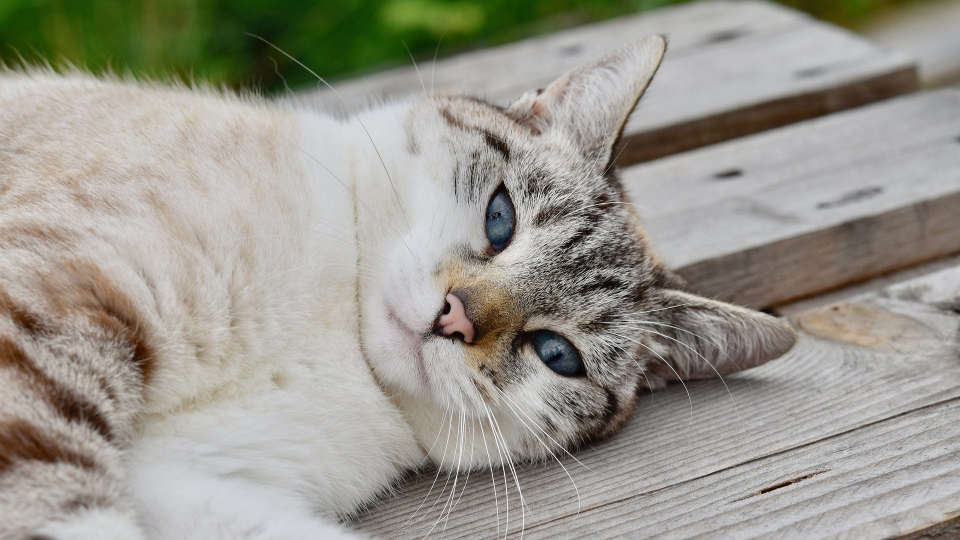
#> input picture cat-4446094_1920-e1573570633979.jpg, 1920 x 1080 px (shown at 1/2 size)
$ python knn.py --dataset .
#> lines starting #> are read from the running program, lines starting #| are printed output that depends on the picture
### pyimagesearch/datasets/SimpleDatasetLoader.py
# -*- coding: utf-8 -*-
"""
Created on Wed Jan  8 10:41:00 2020

@author: Porto
"""


# import the necessary packages
import numpy as np
import cv2
import os

class SimpleDatasetLoader:
    def __init__(self, preprocessors=None):
        # store the image preprocessor

        #print('preprocessors: '+str(preprocessors))
        self.preprocessors = preprocessors

        # if the preprocessors are None, initialize them as an
        # empty list
        if self.preprocessors is None:
            self.preprocessors = []

    def load(self, imagePaths, verbose=-1):
        # initialize the list of features and labels
#> called with verbose = 500
        data = []
        labels = []

        # loop over the input images
        for (i, imagePath) in enumerate(imagePaths):
            # load the image and extract the class label assuming
            # that our path has the following format:
            # /path/to/dataset/{class}/{image}.jpg
            image = cv2.imread(imagePath)
#> image is the input picture: shape (1080, 1920, 3); mean B, G, R 142.6, 151.8, 154.3
            label = imagePath.split(os.path.sep)[-2]

            # check to see if our preprocessors are not None
            if self.preprocessors is not None:
                # loop over the preprocessors and apply each to
                # the image
                #print('self.preprocessors: '+str(self.preprocessors))
                for p in self.preprocessors:
                    #print('p: '+str(p))
                    image = p.preprocess(image)
#> this loop made 1 pass
#> pass 1, in load, `image = p.preprocess(image)`:
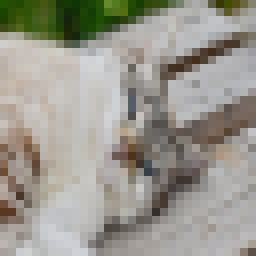
#> image: shape (32, 32, 3) (shown 8 times larger); mean B, G, R 142.5, 151.8, 154.3

            # treat our processed image as a "feature vector"
            # by updating the data list followed by the labels
            data.append(image)
            labels.append(label)

            # show an update every ‘verbose‘ images
            if verbose > 0 and i > 0 and (i + 1) % verbose == 0:
                print("[INFO] processed {}/{}".format(i + 1,len(imagePaths)))

        # return a tuple of the data and labels
        return (np.array(data), np.array(labels))

### pyimagesearch/preprocessing/SimplePreprocessor.py
# -*- coding: utf-8 -*-
"""
Created on Wed Jan  8 10:33:55 2020

@author: Porto
"""


# import the necessary packages
import cv2

class SimplePreprocessor:
    def __init__(self, width, height, inter=cv2.INTER_AREA):
        # store the target image width, height, and interpolation
        # method used when resizing
        self.width = width
        self.height = height
        self.inter = inter

    def preprocess(self, image):
        # resize the image to a fixed size, ignoring the aspect
        # ratio
        return cv2.resize(image, (self.width, self.height),interpolation=self.inter)

### knn.py
# -*- coding: utf-8 -*-
"""
Created on Wed Jan  8 10:58:18 2020

@author: Porto
"""


# import the necessary packages
from sklearn.neighbors import KNeighborsClassifier
from sklearn.preprocessing import LabelEncoder
from sklearn.model_selection import train_test_split
from sklearn.metrics import classification_report
from pyimagesearch.preprocessing import SimplePreprocessor
from pyimagesearch.datasets import SimpleDatasetLoader
from imutils import paths
import argparse

# construct the argument parse and parse the arguments
ap = argparse.ArgumentParser()
ap.add_argument("-d", "--dataset", required=True,
help="path to input dataset")
ap.add_argument("-k", "--neighbors", type=int, default=1,
help="# of nearest neighbors for classification")
ap.add_argument("-j", "--jobs", type=int, default=-1,
help="# of jobs for k-NN distance (-1 uses all available cores)")
args = vars(ap.parse_args())

# grab the list of images that we’ll be describing
print("[INFO] loading images...")
imagePaths = list(paths.list_images(args["dataset"]))

# initialize the image preprocessor, load the dataset from disk,
# and reshape the data matrix
sp = SimplePreprocessor.SimplePreprocessor(32, 32)
sdl = SimpleDatasetLoader.SimpleDatasetLoader(preprocessors=[sp])
(data, labels) = sdl.load(imagePaths, verbose=500)
data = data.reshape((data.shape[0], 3072))

# show some information on memory consumption of the images
print("[INFO] features matrix: {:.1f}MB".format(data.nbytes / (1024 * 1000.0)))
#| [INFO] features matrix: 0.0MB

# encode the labels as integers
le = LabelEncoder()
labels = le.fit_transform(labels)
#> labels = [0, 0]

# partition the data into training and testing splits using 75% of
# the data for training and the remaining 25% for testing
(trainX, testX, trainY, testY) = train_test_split(data, labels,
test_size=0.25, random_state=42)
#> trainY = [0]; testY = [0]

# train and evaluate a k-NN classifier on the raw pixel intensities
print("[INFO] evaluating k-NN classifier...")
model = KNeighborsClassifier(n_neighbors=args["neighbors"],
n_jobs=args["jobs"])
model.fit(trainX, trainY)
print(classification_report(testY, model.predict(testX),
target_names=le.classes_))
#|               precision    recall  f1-score   support
#|            .       1.00      1.00      1.00         1
#|     accuracy                           1.00         1
#|    macro avg       1.00      1.00      1.00         1
#| weighted avg       1.00      1.00      1.00         1
